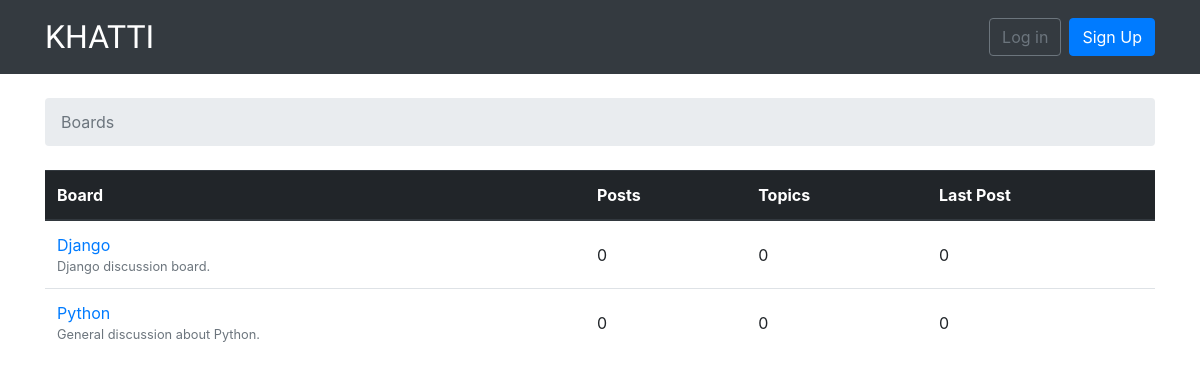
The app's page /, older data.
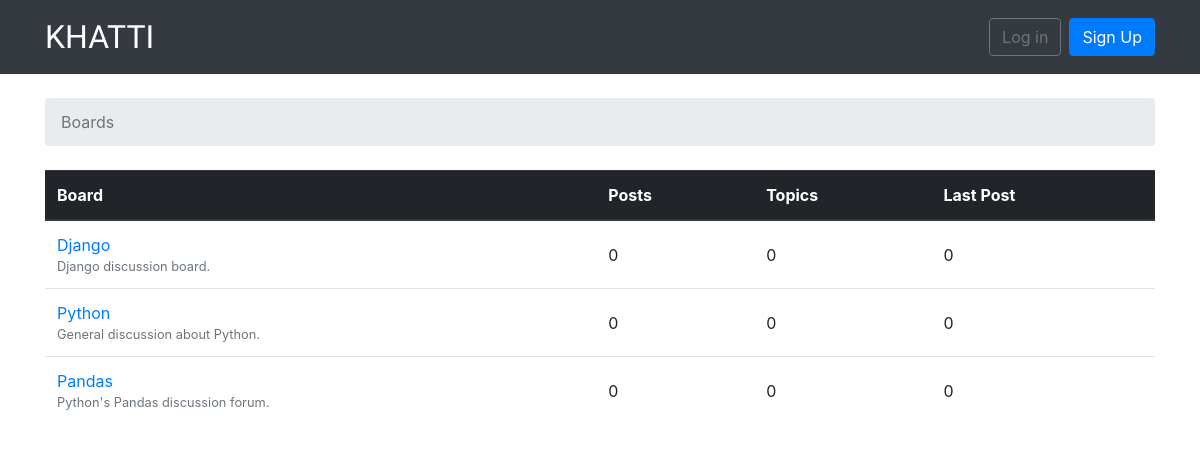
The same page, newer data.
### boards/models.py (models this page shows, shortened)
class Board(models.Model):
    name = models.CharField(max_length=30, unique=True)
    description = models.CharField(max_length=100)

### boards/views.py (the view)
# urls.py: 2. Add a URL to urlpatterns:  path('', views.home, name='home')
def home(request):
    boards = Board.objects.all() # get all board data
    return render(request, 'home.html',{'boards':boards})

### templates/home.html
{% extends 'base.html' %}
{% block breadcrumb %}
    <li class="breadcrumb-item active">Boards</li>
{% endblock %}
{% block content %}
    <table class='table'>
        <thead class='thead-dark'>
            <tr>
                <th>Board</th>
                <th>Posts</th>
                <th>Topics</th>
                <th>Last Post</th>
            </tr>
        </thead>
        <tbody>
            {% for board in boards %}
            <tr>
                <td>
                    <a href="{% url 'board_topics' board.pk %}">
                        {{board.name}}
                    </a>
                    <br>
                    <small class='text-muted d-block'>{{board.description}}</small>
                </td>
                <td class='align-middle'>0</td>
                <td class='align-middle'>0</td>
                <td class="align-middle">0</td>
            </tr>
            {% endfor %}
        </tbody>
    </table>
{% endblock %}

Row changes from the older to the newer data that the page shows:
added Board: name "Pandas", description "Python's Pandas discussion forum."
